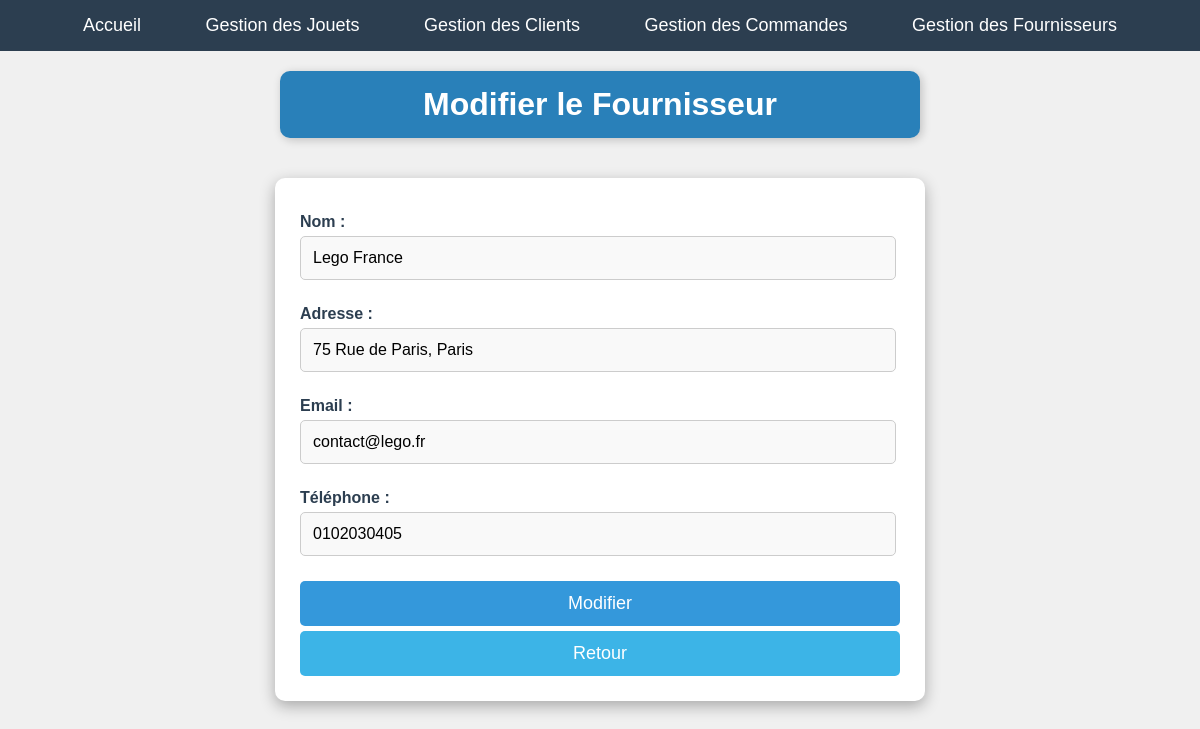
The app's page /fournisseurs/modifier.php?id=1 with its own data.
### tables this page shows
CREATE TABLE `fournisseur` (
  `ID_Fournisseur` int(11) NOT NULL,
  `Nom` varchar(255) NOT NULL,
  `Adresse` varchar(255) NOT NULL,
  `Telephone` varchar(20) NOT NULL,
  `Email` varchar(255) NOT NULL
);

### fournisseurs/modifier.php (the view, shortened to what this page needs)
<?php
include "../db.php";
if (isset($_GET['id']) && is_numeric($_GET['id'])) {
    $id = intval($_GET['id']);
    $stmt = $conn->prepare("SELECT * FROM fournisseur WHERE ID_Fournisseur = ?");
    $stmt->bind_param("i", $id);
    $stmt->execute();
    $result = $stmt->get_result();
    if ($result->num_rows == 1) {
        $fournisseur = $result->fetch_assoc();
    } else {
        echo "<p>Fournisseur introuvable.</p>";
        exit;
    }
} else {
    echo "<p>ID invalide.</p>";
    exit;
}
?>
<!DOCTYPE html>
<html lang="fr">
<head>
    <link rel="stylesheet" href="../style.css">
</head>
<body>
    <?php include "../base/nav.php"; ?>
    <h1>Modifier le Fournisseur</h1>
    <div class="form-container">
        <form method="POST">
            <label>Nom :</label>
            <input type="text" name="nom" value="<?php echo htmlspecialchars($fournisseur['Nom']); ?>" required>
            <label>Adresse :</label>
            <input type="text" name="adresse" value="<?php echo htmlspecialchars($fournisseur['Adresse']); ?>" required>
            <label>Email :</label>
            <input type="email" name="email" value="<?php echo htmlspecialchars($fournisseur['Email']); ?>" required>
            <label>Téléphone :</label>
            <input type="text" name="telephone" value="<?php echo htmlspecialchars($fournisseur['Telephone']); ?>" required>
            <button type="submit">Modifier</button>
            <a class='edit-btn-cancel' href="liste.php">Retour</a>
        </form>
    </div>
</body>
</html>

### style.css (style rules this page uses)
body { font-family: Arial, sans-serif; margin: 0; padding: 0; background-color: #f0f0f0; }
h1 { text-align: center; font-size: 32px; font-weight: bold; color: white; background-color: #2980b9; padding: 15px 20px; border-radius: 10px; box-shadow: 2px 2px 10px rgba(0, 0, 0, 0.2); margin: 20px auto; width: 80%; max-width: 600px; }
.edit-btn-cancel { text-decoration: none; color: white; background-color: #3cb4e7; margin-top:5px; padding: 12px; font-size:18px; border-radius: 5px; transition: background 0.3s ease; display: flex; justify-content: center; align-items: center; text-align: center; }
.form-container { width: 50%; margin: 40px auto; background: #ffffff; padding: 25px; border-radius: 10px; box-shadow: 0 5px 15px rgba(0, 0, 0, 0.3); text-align: left; }
.form-container label { display: block; font-weight: bold; margin: 10px 0 5px; color: #2c3e50; }
.form-container input, .form-container select, .form-container textarea { width: 95%; padding: 12px; margin-bottom: 15px; border: 1px solid #ccc; border-radius: 5px; font-size: 16px; background-color: #f9f9f9; }
.form-container button { width: 100%; background-color: #3498db; color: white; border: none; padding: 12px; font-size: 18px; border-radius: 5px; cursor: pointer; transition: background 0.3s; }
.form-container button { margin-top: 10px; margin-right: 10px; }

### records on screen
fournisseur: nom "Lego France", adresse "75 Rue de Paris, Paris", email "contact@lego.fr", telephone "0102030405"
